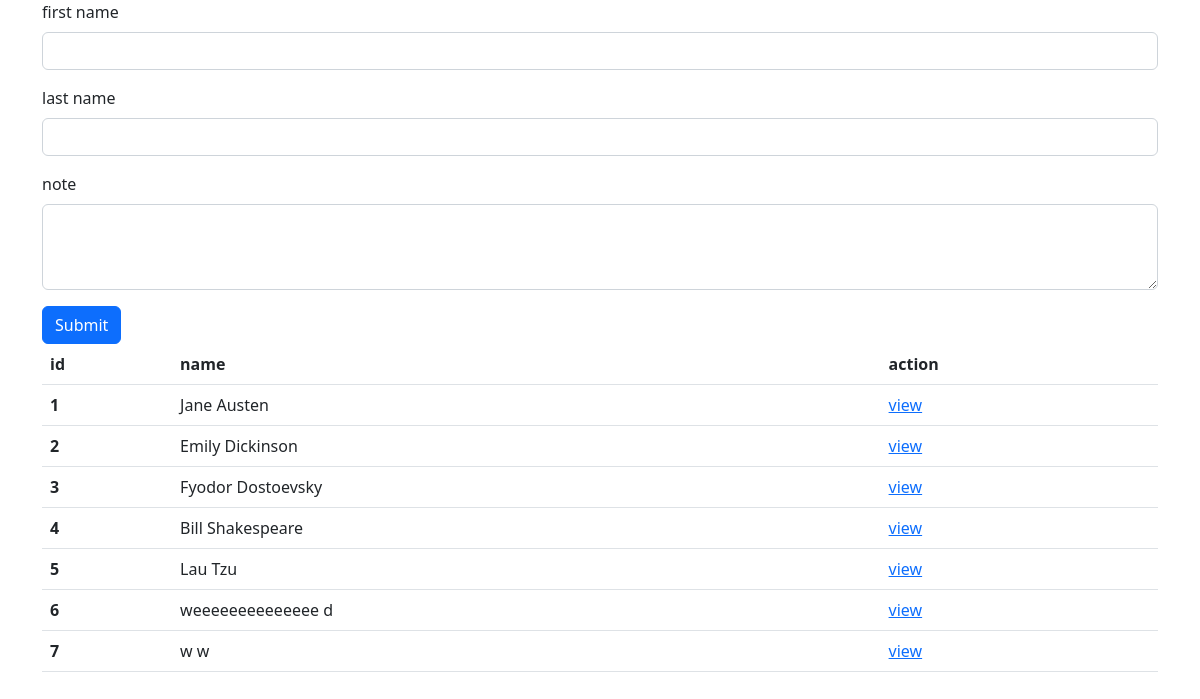
Screenshot of /auther with the database file from the repository.
### books_authors_app/models.py (models this page shows)
class Auther(models.Model):
    first_name = models.CharField(max_length=45)
    last_name=models.CharField(max_length=45)
    desc=models.TextField()
    notes=models.TextField(default="")
    books= models.ManyToManyField(Book, related_name="authers")
    created_at = models.DateTimeField(auto_now_add=True)
    updated_at = models.DateTimeField(auto_now=True)

### books_authors_app/views.py (the view)
# urls.py: path("auther",views.auther),
def auther(request):#for auther main page
    context={
        "authors":Auther.objects.all()
    }
    return render(request,'addAuthor.html',context)

### books_authors_app/templates/addAuthor.html (shortened to what this page needs)
<!DOCTYPE html>
<html lang="en">
<head>
    <link href="https://cdn.jsdelivr.net/npm/bootstrap@5.2.0-beta1/dist/css/bootstrap.min.css" rel="stylesheet"
>
</head>
<body>
    <div class="container">
        <form method="post" action="/addauther">
            <div class="mb-3">
                <label for="exampleInputEmail1" class="form-label">first name</label>
                <input type="text" name="first_name" class="form-control" id="exampleInputEmail1"
                    aria-describedby="emailHelp">
            </div>
            <div class="mb-3">
                <label for="exampleInputEmail1" class="form-label">last name</label>
                <input type="text" name="last_name" class="form-control" id="exampleInputEmail1"
                    aria-describedby="emailHelp">
            </div>
            <div class="mb-3">
                <label for="exampleInputPassword1" class="form-label">note</label>
                <textarea name="notes" id="input" class="form-control" rows="3" required="required"></textarea>
            </div>
            <button type="submit" class="btn btn-primary">Submit</button>
        </form>
    </div>
    <div class="container">
        <table class="table">
            <thead>
                <tr>
                    <th scope="col">id</th>
                    <th scope="col">name</th>
                    <th scope="col">action</th>
                </tr>
            </thead>
            <tbody>
                {% for a in authors %}
                <tr>
                    <th scope="row">{{a.id}}</th>
                    <td>{{a.first_name}} {{a.last_name}}</td>
                    <td><a href="{% url 'adetail' a.id %}">view</a></td>
                </tr>
                {% endfor %}
            </tbody>
        </table>
    </div>
</body>
</html>

### rows the page displays
Auther: id "1", first_name "Jane", last_name "Austen"
Auther: id "2", first_name "Emily", last_name "Dickinson"
Auther: id "3", first_name "Fyodor", last_name "Dostoevsky"
Auther: id "4", first_name "Bill", last_name "Shakespeare"
Auther: id "5", first_name "Lau", last_name "Tzu"
Auther: id "6", first_name "weeeeeeeeeeeeee", last_name "d"
Auther: id "7", first_name "w", last_name "w"
